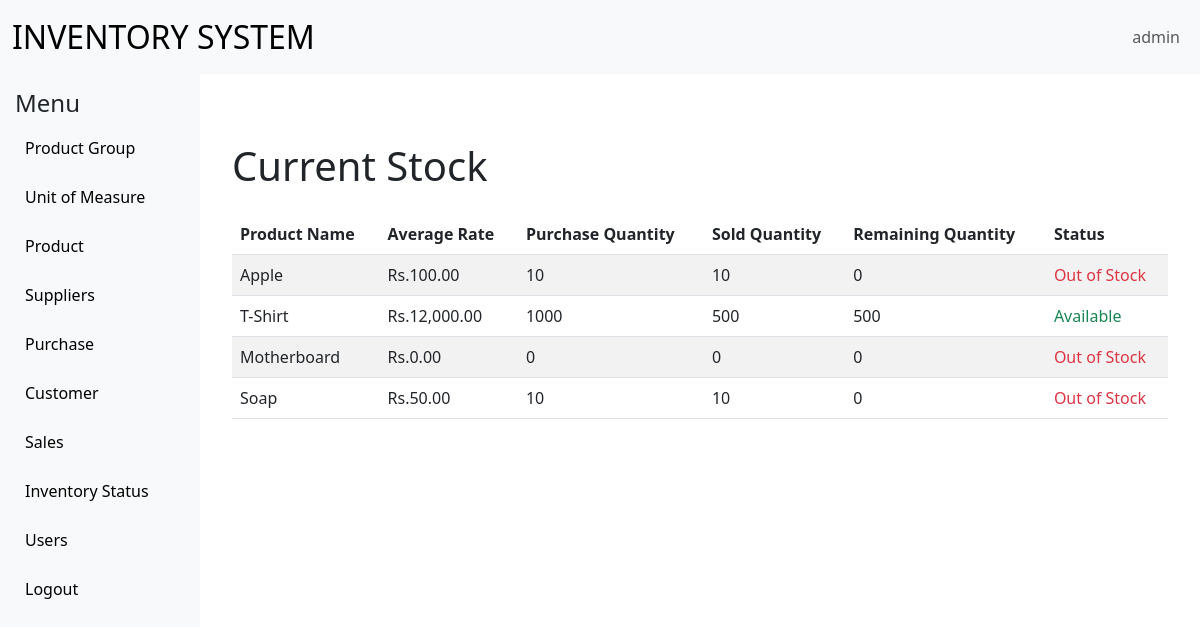
Screenshot of /common/currentstock.php (signed in) with the database file from the repository.
### tables this page shows
CREATE TABLE `products` (
  `id` int(11) NOT NULL,
  `name` varchar(255) NOT NULL,
  `description` text DEFAULT NULL,
  `unitofmeasureid` int(11) DEFAULT NULL,
  `productgroupid` int(11) DEFAULT NULL,
  `status` enum('active','inactive') DEFAULT 'active'
);

CREATE TABLE `stock` (
  `id` int(11) NOT NULL,
  `product_id` int(11) NOT NULL,
  `purchase_stock` int(11) DEFAULT 0,
  `sales_stock` int(11) DEFAULT 0,
  `remaining_stock` int(11) GENERATED ALWAYS AS (`purchase_stock` - `sales_stock`) STORED
);

### common/currentstock.php (the view)
<?php
include 'base.php';
$sql = "
    SELECT
        p.id,
        p.name,
        p.status,
        COALESCE(SUM(pi.quantity * pi.unit_price), 0) / NULLIF(COALESCE(SUM(pi.quantity), 0), 0) AS average_rate
    FROM
        products p
    LEFT JOIN
        PurchaseItems pi ON p.id = pi.product_id
    LEFT JOIN
        sale_items si ON p.id = si.product_id
    GROUP BY
        p.id, p.name, p.status
";
$result = $con->query($sql);
?>
    <div class="container mt-5">
        <h1 class="mb-4">Current Stock</h1>
        <table class="table table-striped">
            <thead>
                <tr>
                    <th>Product Name</th>
                    <th>Average Rate</th>
                    <th>Purchase Quantity</th>
                    <th>Sold Quantity</th>
                    <th>Remaining Quantity</th>
                    <th>Status</th>
                </tr>
            </thead>
            <tbody>
                <?php while ($row = $result->fetch_assoc()) {
                    $readquery="SELECT * FROM stock WHERE product_id=?";
                    $smt=$con->prepare($readquery);
                    $smt->bind_param('i',$row['id']);
                    $smt->execute();
                    $stockinfo_result=$smt->get_result();
                    $stockinfo = $stockinfo_result->fetch_assoc();
                    $status = ($stockinfo && $stockinfo['remaining_stock']) > 0 ? 'Available' : 'Out of Stock';
                    $status_class = ($stockinfo && $stockinfo['remaining_stock']) > 0 ? 'text-success' : 'text-danger';
                    $average_rate = $row['average_rate'] !== null ? number_format($row['average_rate'], 2) : '0.00';
                    $purchase_stock = ($stockinfo && $stockinfo['purchase_stock']) ? $stockinfo['purchase_stock'] : '0';
                    $sales_stock = ($stockinfo && $stockinfo['sales_stock']) ? $stockinfo['sales_stock'] : '0';
                    $remaining_stock = ($stockinfo && $stockinfo['remaining_stock']) ? $stockinfo['remaining_stock'] : '0';
                ?>
                    <tr>
                        <td><?php echo htmlspecialchars($row['name']); ?></td>
                        <td>Rs.<?php echo $average_rate; ?></td>
                        <td><?php echo htmlspecialchars($purchase_stock); ?></td>
                        <td><?php echo htmlspecialchars($sales_stock); ?></td>
                        <td><?php echo htmlspecialchars($remaining_stock); ?></td>
                        <td class="<?php echo $status_class; ?>"><?php echo htmlspecialchars($status); ?></td>
                    </tr>
                <?php } ?>
            </tbody>
        </table>
    </div>
<?php include 'footer.php'; ?>

### common/base.php (style rules this page uses)
body { overflow-x: hidden; }

### rows the page displays
products: name "Apple", average_rate "100.00", stock.purchase_stock "10", stock.sales_stock "10", stock.remaining_stock "0", stock.remaining_stock "Out of Stock"
products: name "T-Shirt", average_rate "12,000.00", stock.purchase_stock "1000", stock.sales_stock "500", stock.remaining_stock "500", stock.remaining_stock "Available"
products: name "Motherboard", average_rate "0.00", purchase_stock "0", sales_stock "0", remaining_stock "0", status "Out of Stock"
products: name "Soap", average_rate "50.00", stock.purchase_stock "10", stock.sales_stock "10", stock.remaining_stock "0", stock.remaining_stock "Out of Stock"

### other values shown
$_SESSION['username'] "admin"
